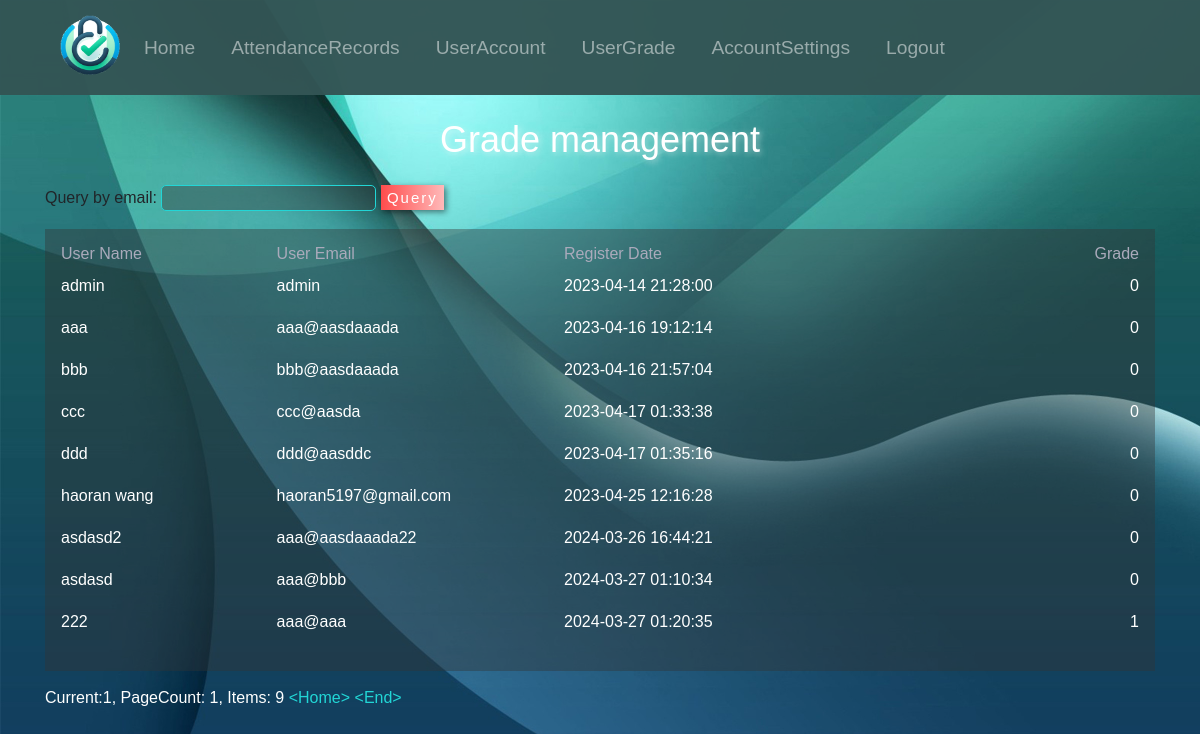
/admin/grade_management (signed in), run on the app's committed database.
### website/models.py (models this page shows)
class User(db.Model, UserMixin):
    id = db.Column(db.Integer, primary_key=True)
    email = db.Column(db.String(150), unique=True, nullable=False)
    password = db.Column(db.String(150), nullable=False)
    name = db.Column(db.String(150), nullable=False)
    created_at = db.Column(db.DateTime, default=datetime.now)
    role = db.Column(db.String(50), nullable=False)
    grade = db.Column(db.Integer, nullable=False)
    '''
    __mapper_args__ = {
        'polymorphic_identity': 'user',
        'polymorphic_on': role
    }
    '''

### website/views_admin.py (the view)
@views_admin.route('/admin/grade_management')
@login_required
@permission(['admin'])
def admin_grade_management():
    query_email = request.args.get("email")
    if query_email is None:
        query_email = ""
    page = request.args.get("page")
    if page is None:
        page = 1
    else:
        page = int(page)
    limit = request.args.get("limit")
    if limit is None:
        limit = 10
    else:
        limit = int(limit)
    users = User.query.filter(User.email.ilike(f"%{query_email}%")).paginate(page=page, per_page=limit)
    return render_template("admin_grade_management.html", user=current_user, users=users, query_email=query_email)

### website/auth.py (called while the page is built)
def permission(permit_users):
    def login_acquired(func):
        @wraps(func)
        def inner():
            if current_user.role not in permit_users:
                return redirect('/login')   # 角色与页面不匹配跳转到登录页
            return func()
        return inner
    return login_acquired

### website/templates/admin_grade_management.html (shortened to what this page needs)
{% extends "admin_base.html" %}
{% block content %}
    <h1>Grade management</h1>
	Query by email: <input type="text" id="email" value="{{query_email}}"/> <button style="border-radius:revert;" onclick="query_by_email();">Query</button>
	<br /><br />
	{% if users.items|length != 0 %}
	<div style="width:100%; color: white; background-color: #33333366; padding: 16px;">
    <table style="width:100%">
      <thead>
        <tr style="height:32px;">
          <th style="width:15%; text-align:left; color:#aaaabb;">User Name</th>
		  <th style="width:20%; text-align:left; color:#aaaabb;">User Email</th>
		  <th style="width:20%; text-align:left; color:#aaaabb;">Register Date</th>
		  <th style="width:20%; text-align:right; color:#aaaabb;">Grade</th>
        </tr>
      </thead>
      <tbody>
        {% for item in users.items %}
          <tr style="height:42px;">
			<td style="width:15%; text-align:left">{{ item.name }}</td>
            <td style="width:20%; text-align:left">{{ item.email }}</td>
            <td style="width:20%; text-align:left">
                {{ item.created_at.strftime('%Y-%m-%d %H:%M:%S') }}<br>
            </td>
			<td style="width:20%; text-align:right">{{ item.grade }}</td>
          </tr>
        {% endfor %}
      </tbody>
    </table>
	</div>
	{% endif %}
	<div style="margin-top:18px; color: white;">
		<span>Current:{{ users.page }}, PageCount: {{ users.pages }}, Items: {{ users.total }}</span>
		<a style="color: #22d6d6;" href="/admin/grade_management?email={{query_email}}">&lt;Home&gt;</a>
		<a style="color: #22d6d6;" href="/admin/grade_management?email={{query_email}}&page={{users.pages}}&limit=10">&lt;End&gt;</a>
	</div>
  </body>
{% endblock %}

### website/static/css/styles.css (style rules this page uses)
html, body, div, span, applet, object, iframe, h1, h2, h3, h4, h5, h6, p, blockquote, pre, a, abbr, acronym, address, big, cite, code, del, dfn, em, img, ins, kbd, q, s, samp, small, strike, strong, sub, sup, tt, var, b, u, i, dl, dt, dd, ol, nav ul, nav li, fieldset, form, label, legend, table, caption, tbody, tfoot, thead, tr, th, td, article, aside, canvas, details, embed, figure, figcaption, footer, header, hgroup, menu, nav, output, ruby, section, summary, time, mark, audio, video { margin: 0; padding: 0; border: 0; font-size: 100%; font: inherit; vertical-align: baseline; }
table { border-collapse: collapse; border-spacing: 0; }
a { text-decoration: none; }
body { background: url(../images/1.jpg) no-repeat; background-size: cover; -webkit-background-size: cover; -moz-background-size: cover; -o-background-size: cover; -ms-background-size: cover; background-position: center; font-size: 100%; font-family: 'Josefin Sans', sans-serif; min-height: 100vh; }
h1 { font-size: 3.5em; color: #fff; letter-spacing: 0px; text-align: center; text-shadow: 2px 2px 6px rgba(255, 251, 251, 0.52); margin: 2vw 1vw; }
button { color: #fff; background: linear-gradient(to right, #ff4c4c, #ffb9b9); border: none; padding: 4px 6px 4px 6px; outline: none; font-size: 15px; cursor: pointer; letter-spacing: 2px; box-shadow: 2px 2px 6px rgba(0, 0, 0, 0.49); transition: 0.5s all; -webkit-transition: 0.5s all; -moz-transition: 0.5s all; -o-transition: 0.5s all; flex-basis: 30%; }
input[type="text"] { padding: 3px; color: white; background-color: #33333366; border: 1px solid #22d6d6; border-radius: 5px; font-size: 16px; outline: none; }
@media (max-width:1920px) { h1 { font-size: 3vw; } }

### data on the page
User: name "admin", email "admin", created_at "2023-04-14 21:28:00", grade "0"
User: name "aaa", email "aaa@aasdaaada", created_at "2023-04-16 19:12:14", grade "0"
User: name "bbb", email "bbb@aasdaaada", created_at "2023-04-16 21:57:04", grade "0"
User: name "ccc", email "ccc@aasda", created_at "2023-04-17 01:33:38", grade "0"
User: name "ddd", email "ddd@aasddc", created_at "2023-04-17 01:35:16", grade "0"
User: name "haoran wang", email "haoran5197@gmail.com", created_at "2023-04-25 12:16:28", grade "0"
User: name "asdasd2", email "aaa@aasdaaada22", created_at "2024-03-26 16:44:21", grade "0"
User: name "asdasd", email "aaa@bbb", created_at "2024-03-27 01:10:34", grade "0"
User: name "222", email "aaa@aaa", created_at "2024-03-27 01:20:35", grade "1"

### other printed values
{{ users.page }} "1"
{{ users.pages }} "1"
{{ users.total }} "9"
